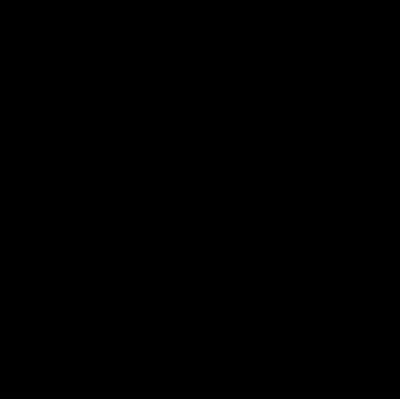
Frame 1 (no input)
Frame 60 (no input): identical to frame 1, image omitted
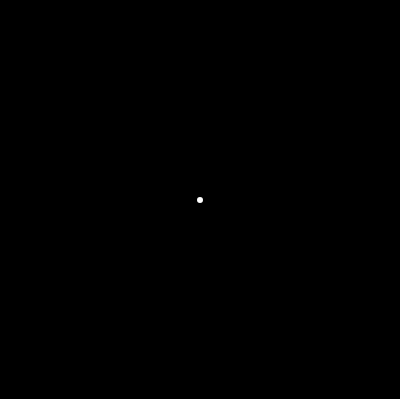
Frame 120 (the mouse pressed at the canvas centre since frame 60)

The p5.js sketch that drew these frames (run headless with seeded random() and noise() and a simulated clock; from frame 60 on, the mouse is pressed at the canvas centre):

// p5.js sketch
// ── sketch.js
var data=[];
var m=0,b=0;
function setup() {
	createCanvas(400,400);
}

function draw() {
    background(0);
    drawPoints();
    if (data.length>1) {
        gradientDescent();
    }
    drawLine();
}

function mousePressed() {
    var x=map(mouseX,0,width,0,1);
    var y=map(mouseY,0,height,1,0);
    var point=createVector(x,y);
    data.push(point);
}

// for slope and intercept based learning
function LinearRegression() {
    var xsum = 0;
    var ysum = 0;
    for (var i=0;i<data.length;i++) {
        xsum+=data[i].x;
        ysum+=data[i].y;
    }
    var xmean=xsum/data.length;
    var ymean=ysum/data.length;
    var num=0,den=0;
    for (var i=0;i<data.length;i++) {
        var x=data[i].x;
        var y=data[i].y;
        num+=(x-xmean)*(y-ymean);
        den+=(x-xmean)*(x-xmean);
    }
    m=num/den;
    b=ymean-m*xmean;
}

// for gradient descent based learning
function gradientDescent() {
    var learningRate=0.01;
    for (var i=0;i<data.length;i++) {
        var x=data[i].x;
        var y=data[i].y;
        var guess=m*x+b;
        var error=y-guess;
        m=m+(error*x)*learningRate;
        b=b+error*learningRate;
    }
}

function drawLine() {
    var x1=0;
    var y1=m*x1+b;
    var x2=width;
    var y2=m*x2+b;
    x1=map(x1,0,1,0,width);
    x2=map(x2,0,1,0,width);
    y1=map(y1,0,1,height,0);
    y2=map(y2,0,1,height,0);
    
    stroke(255);
    strokeWeight(2);
    line(x1,y1,x2,y2);
}
function drawPoints() {
    for (var i=0;i<data.length;i++) {
        var x=map(data[i].x,0,1,0,width);
        var y=map(data[i].y,0,1,height,0);
        fill(255);
        stroke(255);
        ellipse(x,y,4,4);
    }
}
